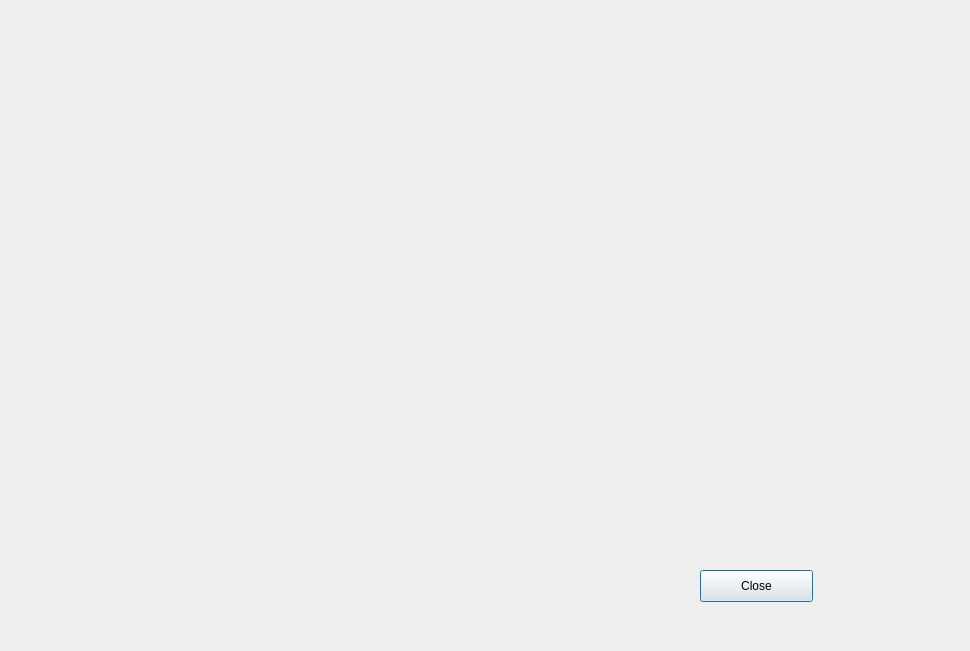
<?xml version="1.0" encoding="UTF-8"?>
<ui version="4.0">
 <class>pointsselectwindow</class>
 <widget class="QDialog" name="pointsselectwindow">
  <property name="geometry">
   <rect>
    <x>0</x>
    <y>0</y>
    <width>970</width>
    <height>651</height>
   </rect>
  </property>
  <property name="windowTitle">
   <string>Dialog</string>
  </property>
  <widget class="CVImageWidget" name="CVWidgetPoints" native="true">
   <property name="geometry">
    <rect>
     <x>170</x>
     <y>120</y>
     <width>500</width>
     <height>350</height>
    </rect>
   </property>
   <property name="maximumSize">
    <size>
     <width>800</width>
     <height>800</height>
    </size>
   </property>
   <property name="palette">
    <palette>
     <active>
      <colorrole role="Base">
       <brush brushstyle="SolidPattern">
        <color alpha="255">
         <red>255</red>
         <green>255</green>
         <blue>255</blue>
        </color>
       </brush>
      </colorrole>
      <colorrole role="Window">
       <brush brushstyle="SolidPattern">
        <color alpha="255">
         <red>33</red>
         <green>33</green>
         <blue>33</blue>
        </color>
       </brush>
      </colorrole>
     </active>
     <inactive>
      <colorrole role="Base">
       <brush brushstyle="SolidPattern">
        <color alpha="255">
         <red>255</red>
         <green>255</green>
         <blue>255</blue>
        </color>
       </brush>
      </colorrole>
      <colorrole role="Window">
       <brush brushstyle="SolidPattern">
        <color alpha="255">
         <red>33</red>
         <green>33</green>
         <blue>33</blue>
        </color>
       </brush>
      </colorrole>
     </inactive>
     <disabled>
      <colorrole role="Base">
       <brush brushstyle="SolidPattern">
        <color alpha="255">
         <red>33</red>
         <green>33</green>
         <blue>33</blue>
        </color>
       </brush>
      </colorrole>
      <colorrole role="Window">
       <brush brushstyle="SolidPattern">
        <color alpha="255">
         <red>33</red>
         <green>33</green>
         <blue>33</blue>
        </color>
       </brush>
      </colorrole>
     </disabled>
    </palette>
   </property>
   <property name="autoFillBackground">
    <bool>false</bool>
   </property>
  </widget>
  <widget class="QPushButton" name="CloseButton">
   <property name="geometry">
    <rect>
     <x>700</x>
     <y>570</y>
     <width>113</width>
     <height>32</height>
    </rect>
   </property>
   <property name="text">
    <string>Close</string>
   </property>
  </widget>
 </widget>
 <customwidgets>
  <customwidget>
   <class>CVImageWidget</class>
   <extends>QWidget</extends>
   <header location="global">cvimagewidget.h</header>
   <container>1</container>
  </customwidget>
 </customwidgets>
 <resources/>
 <connections>
  <connection>
   <sender>CloseButton</sender>
   <signal>clicked()</signal>
   <receiver>pointsselectwindow</receiver>
   <slot>close()</slot>
   <hints>
    <hint type="sourcelabel">
     <x>756</x>
     <y>585</y>
    </hint>
    <hint type="destinationlabel">
     <x>484</x>
     <y>325</y>
    </hint>
   </hints>
  </connection>
 </connections>
</ui>
